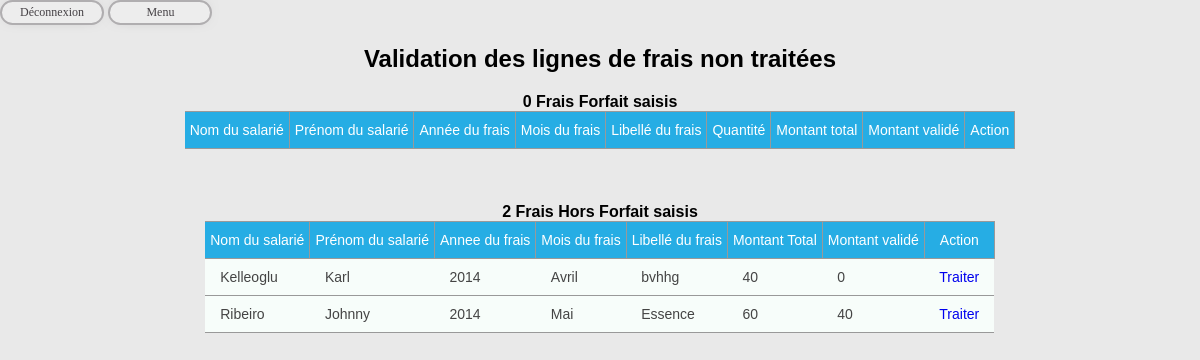
/validerff.php (signed in), run on the app's committed database.
### tables this page shows
CREATE TABLE IF NOT EXISTS `lignefraishorsforfait` (
  `id_lfhf` int(11) NOT NULL AUTO_INCREMENT,
  `lib_lfhf` varchar(100) DEFAULT NULL,
  `mont_lfhf` float DEFAULT NULL,
  `montvalid_lfhf` float DEFAULT NULL,
  `justiffourni_lfhf` tinyint(1) DEFAULT NULL,
  `datetrait_lfhf` date DEFAULT NULL,
  `id_vis` int(11) NOT NULL,
  `id_etatligne` int(11) NOT NULL,
  `lib_annee` int(11) DEFAULT NULL,
  `id_mois` int(11) DEFAULT NULL,
  PRIMARY KEY (`id_lfhf`),
  KEY `FK_lignefraishorsforfait_id_vis` (`id_vis`),
  KEY `FK_lignefraishorsforfait_id_etatligne` (`id_etatligne`),
  KEY `FK_lignefraishorsforfait_lib_annee` (`lib_annee`),
  KEY `FK_lignefraishorsforfait_id_mois` (`id_mois`)
);

CREATE TABLE IF NOT EXISTS `visiteur` (
  `id_vis` int(11) NOT NULL AUTO_INCREMENT,
  `nom` char(30) DEFAULT NULL,
  `prenom` char(30) DEFAULT NULL,
  `login` char(20) DEFAULT NULL,
  `mdp` char(20) DEFAULT NULL,
  `adresse` char(30) DEFAULT NULL,
  `cp` char(5) DEFAULT NULL,
  `ville` char(30) DEFAULT NULL,
  `date_embauche` date DEFAULT NULL,
  `Type` varchar(50) DEFAULT NULL,
  PRIMARY KEY (`id_vis`)
);

CREATE TABLE IF NOT EXISTS `annee` (
  `lib_annee` int(11) NOT NULL,
  PRIMARY KEY (`lib_annee`)
);

CREATE TABLE IF NOT EXISTS `mois` (
  `id_mois` int(11) NOT NULL,
  `lib_mois` varchar(10) DEFAULT NULL,
  PRIMARY KEY (`id_mois`)
);

### validerff.php (the view, shortened to what this page needs)
<?php
if (isset($_SESSION['login']) and isset($_SESSION['mdp']) and !empty($_SESSION['login']) and !empty($_SESSION['mdp']) and $_SESSION['type']=='comptable') {
?>
<html>
<head>
	<link rel ="stylesheet" href="style.css" name="text/css"/>
</head>
<body>
		<span class="bouton-menu"  onclick="document.location='logout.php'">Déconnexion</span>
		<span id="hovermenu"class="bouton-menu">Menu</span>
<center>
<h2>Validation des lignes de frais non traitées</h2>
</center>
<?php
$sql1="select *
from lignefraisforfait, fraisforfait, etatligne, visiteur, annee, mois
where visiteur.id_vis=lignefraisforfait.id_vis
and fraisforfait.id_ff=lignefraisforfait.id_ff
and lignefraisforfait.id_etatligne=etatligne.id_etatligne
and lignefraisforfait.id_mois=mois.id_mois
and lignefraisforfait.lib_annee=annee.lib_annee
and lignefraisforfait.id_etatligne = 2
order by lignefraisforfait.id_mois";
$resultat1=mysql_query($sql1) or die('erreur insertion: '. $sql1. ' '. mysql_error());
echo "<center> <b>".mysql_num_rows($resultat1)." Frais Forfait saisis</b></center>";
?>
<center><table class="table1">
<tr><th>Nom du salarié</th><th>Prénom du salarié</th><th>Année du frais</th><th>Mois du frais</th><th>Libellé du frais</th><th>Quantité</th><th>Montant total</th><th>Montant validé</th><th>Action</th></tr>
</table>
<br><br><br>
</center>
<?php
$sql9="select *
from lignefraishorsforfait, etatligne, visiteur, annee, mois
where visiteur.id_vis=lignefraishorsforfait.id_vis
and lignefraishorsforfait.id_etatligne=etatligne.id_etatligne
and lignefraishorsforfait.id_mois=mois.id_mois
and lignefraishorsforfait.lib_annee=annee.lib_annee
and lignefraishorsforfait.id_etatligne = 2
order by lignefraishorsforfait.id_mois";
$resultat7=mysql_query($sql9) or die('erreur insertion: '. $sql9. ' '. mysql_error());
echo "<center> <b>".mysql_num_rows($resultat7)." Frais Hors Forfait saisis</b></center>";
?>
<center><table class="table1">
<tr><th>Nom du salarié</th><th>Prénom du salarié</th><th>Annee du frais</th><th>Mois du frais</th><th>Libellé du frais</th><th>Montant Total</th><th>Montant validé</th><th>Action</th></tr>
<?php
while($resa=mysql_fetch_array($resultat7))
{
?>
<tr><td><?php echo $resa['nom']?></td>
<td><?php echo $resa['prenom']?></td>
<td><?php echo $resa['lib_annee']?></td>
<td><?php echo $resa['lib_mois']?></td>
<td><?php echo $resa['lib_lfhf']; ?></td>
<td><?php echo $resa['mont_lfhf']; ?></td>
<td><?php echo $resa['montvalid_lfhf']; ?></td>
<td><a href="traitementlfhf.php?reference=<?php echo $resa['id_lfhf'];?>">Traiter</a></td>
</tr>
<?php
}
?>
</table>
</center>
</body>
</html>
<?php
}
else {
echo "<script>alert(\"Vous n'êtes pas autorisé à accéder à cette zone \");
document.location.href = 'index.php';</script>";
}
?>

### style.css (style rules this page uses)
body { background-color:#E9E9E9; color:black; font-family:'arial'; font-weight:bold; margin:0; }
.bouton-menu { box-shadow: 0px -1px 15px -9px #736f73; filter:progid:DXImageTransform.Microsoft.gradient(startColorstr='#ededed', endColorstr='#dfdfdf'); background-color:#ededed; border-top-left-radius:42px; border-top-right-radius:42px; border-bottom-right-radius:42px; border-bottom-left-radius:42px; text-indent:0; border:2px solid #b0aeb0; display:inline-block; color:#454145; font-family:Verdana; font-size:12px; font-weight:normal; font-style:normal; height:21px; line-height:21px; width:100px; text-decoration:none; text-align:center; }
h2 { font-family:'criticized',verdana, sans-serif; }
.table1 a { text-decoration:none; }
.table1 { border-collapse:collapse; border-spacing:0; border-color:#999; }
.table1 td { font-family:Verdana, sans-serif; font-size:14px; padding:10px 15px; border-style:solid; border-width:0px; overflow:hidden; word-break:normal; border-color:#999; color:#444; background-color:#F7FDFA; border-top-width:1px; border-bottom-width:1px; }
.table1 th { font-family:Verdana, sans-serif; font-size:14px; font-weight:normal; padding:10px 5px; border-style:solid; border-width:0px; overflow:hidden; word-break:normal; border-color:#999; color:#fff; background-color:#26ADE4; border-top-width:1px; border-bottom-width:1px; border-right-width:1px; }

### data on the page
lignefraishorsforfait: id_vis.nom "Kelleoglu", id_vis.prenom "Karl", lib_annee.lib_annee "2014", id_mois.lib_mois "Avril", lib_lfhf "bvhhg", mont_lfhf "40", montvalid_lfhf "0"
lignefraishorsforfait: id_vis.nom "Ribeiro", id_vis.prenom "Johnny", lib_annee.lib_annee "2014", id_mois.lib_mois "Mai", lib_lfhf "Essence", mont_lfhf "60", montvalid_lfhf "40"

### other printed values
mysql_num_rows($resultat1) "0"
mysql_num_rows($resultat7) "2"
